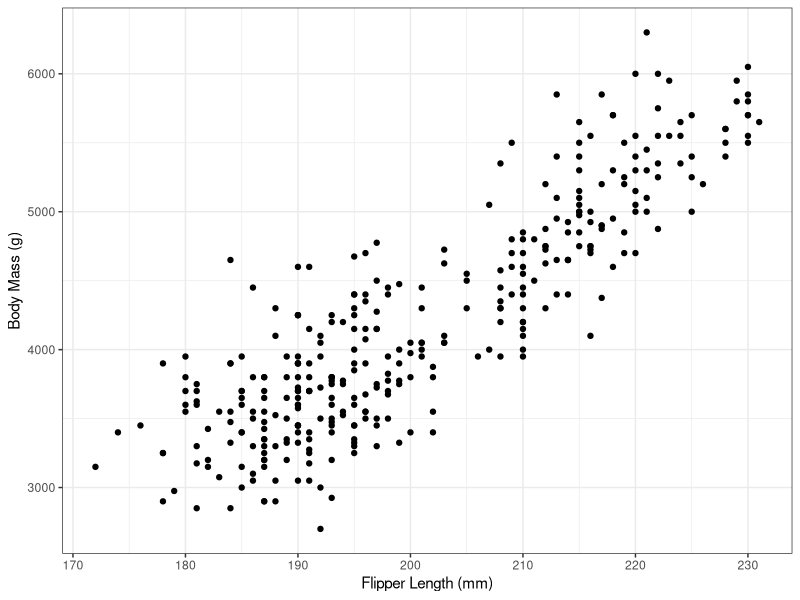
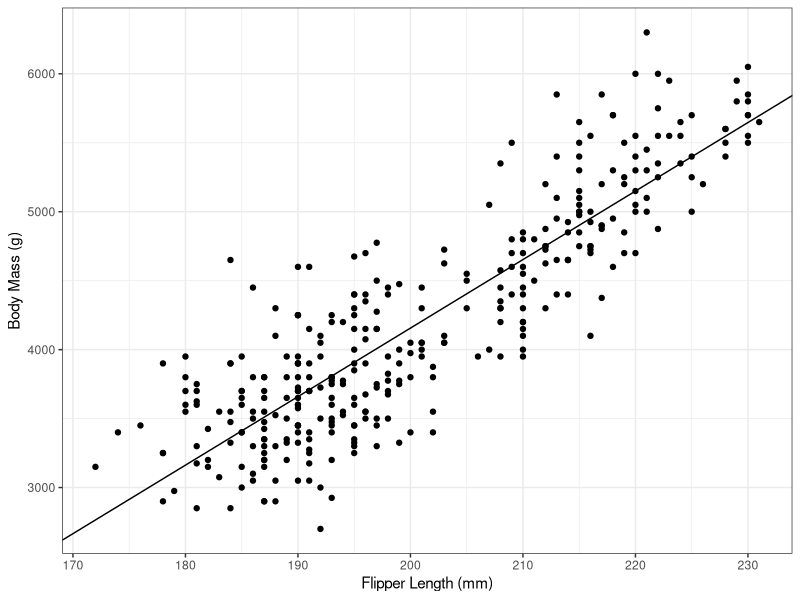
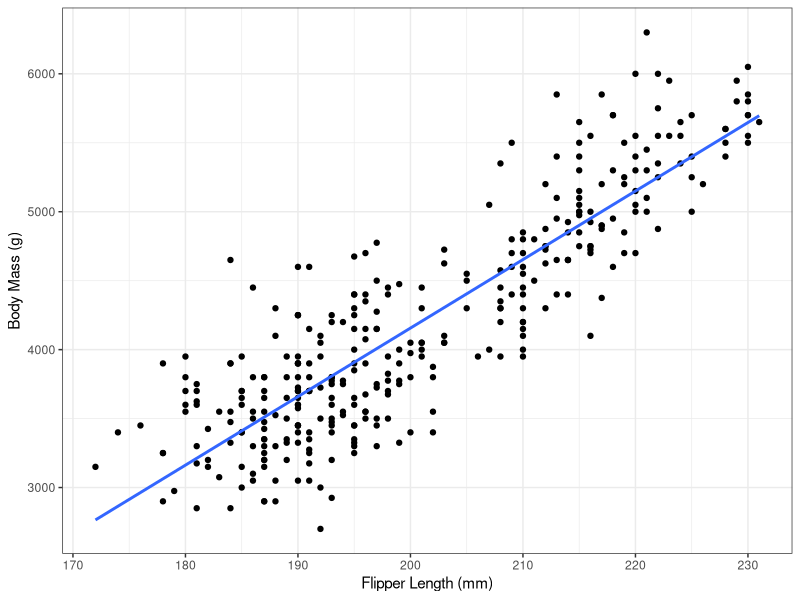
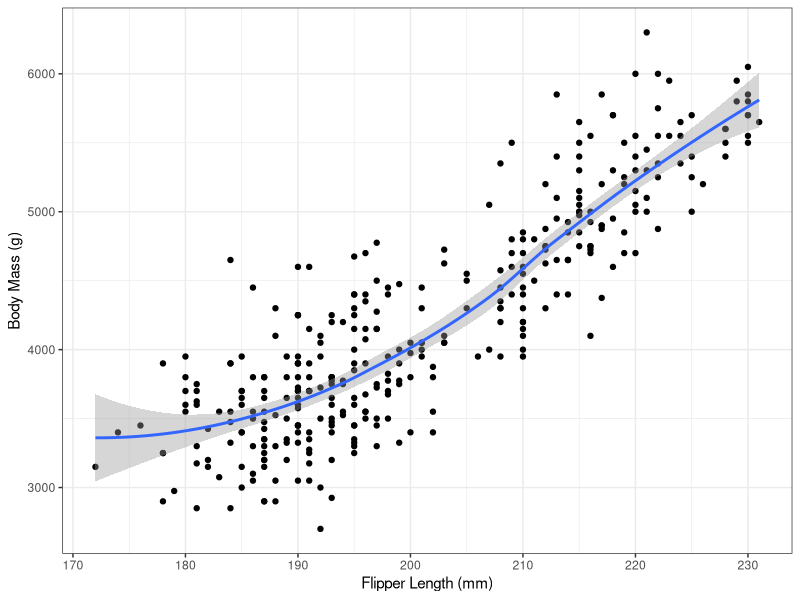

These charts were generated, in order, by the following R code:
## ---- chunk 1
library(tidyverse)
library(palmerpenguins)
library(broom)
## ---- chunk 2
library(palmerpenguins)
penguin_lm <- lm(body_mass_g ~ flipper_length_mm,
   data=penguins)
## ---- chunk 3
penguin_lm
## ---- chunk 4
summary(penguin_lm)
## ---- chunk 5
coef(penguin_lm)
## ---- chunk 6
library(broom)
tidy(penguin_lm)
## ---- chunk 7
tidy(penguin_lm)$estimate
## ---- chunk 8
g_penguin <- ggplot() + theme_bw() + 
  geom_point(aes(x=flipper_length_mm,
                 y=body_mass_g),
             data=penguins) + 
    xlab("Flipper Length (mm)") +
    ylab("Body Mass (g)")
g_penguin
## ---- chunk 9
g_penguin_lm <- g_penguin +
    geom_abline(aes(slope=coef(penguin_lm)[2],
                  intercept=coef(penguin_lm)[1]))
g_penguin_lm
## ---- chunk 10
g_penguin_lm2 <-  g_penguin +
  geom_smooth(aes(x=flipper_length_mm,
                  y=body_mass_g),
              data=penguins,
              method="lm",
              se=FALSE)
g_penguin_lm2
## ---- chunk 11
g_penguin +
  geom_smooth(aes(x=flipper_length_mm,
                  y=body_mass_g),
              data=penguins)
## ---- chunk 12
summary(penguin_lm)$sigma
summary(penguin_lm)$sigma^2
## ---- chunk 13
summary(penguin_lm)
## ---- chunk 14
sig2hat <- sum(residuals(penguin_lm)^2)/(nobs(penguin_lm)-2)
sig2hat
sqrt(sig2hat)
